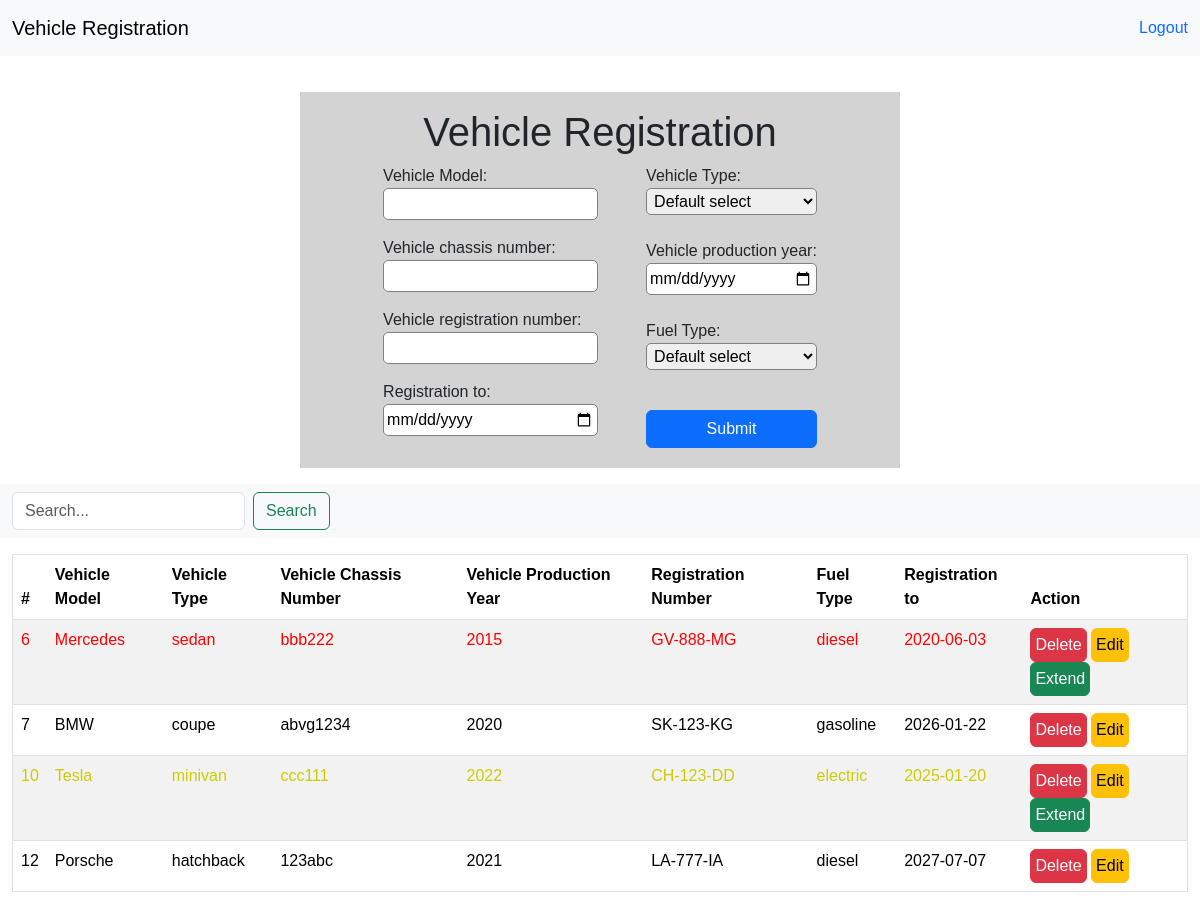
/registration.php, run on the app's committed database.
### tables this page shows
CREATE TABLE `registrations` (
  `id` int(11) NOT NULL,
  `vehicle_model_id` int(11) NOT NULL,
  `chassis_number` varchar(50) NOT NULL,
  `registration_number` varchar(50) NOT NULL,
  `registration_to` date NOT NULL,
  `vehicle_type_id` int(11) NOT NULL,
  `production_year` year(4) NOT NULL,
  `fuel_type_id` int(11) NOT NULL,
  `created_at` timestamp NOT NULL DEFAULT current_timestamp(),
  `updated_at` timestamp NOT NULL DEFAULT current_timestamp() ON UPDATE current_timestamp()
);

CREATE TABLE `vehicle_models` (
  `id` int(11) NOT NULL,
  `name` varchar(255) NOT NULL
);

CREATE TABLE `vehicle_types` (
  `id` int(11) NOT NULL,
  `name` varchar(255) NOT NULL
);

CREATE TABLE `fuel_types` (
  `id` int(11) NOT NULL,
  `name` varchar(255) NOT NULL
);

### classes/RegistrationService.php (called while the page is built, shortened)
<?php
class RegistrationService
{
    private PDO $db;
    public function __construct(PDO $db)
    {
        $this->db = $db;
    }
    public function getVehicleData()
    {
        $fuelTypes = $this->db->query("SELECT id, name FROM fuel_types")->fetchAll(PDO::FETCH_ASSOC);
        $vehicleTypes = $this->db->query("SELECT id, name FROM vehicle_types")->fetchAll(PDO::FETCH_ASSOC);
        $vehicleModels = $this->db->query("SELECT id, name FROM vehicle_models")->fetchAll(PDO::FETCH_ASSOC);
        return [
            'fuelTypes' => $fuelTypes,
            'vehicleTypes' => $vehicleTypes,
            'vehicleModels' => $vehicleModels
        ];
    }
    public function searchRegistrations($searchQuery)
    {
        $query = "SELECT * FROM registrations";
        $stmt = $this->db->prepare($query);
        $stmt->execute();
        return $stmt->fetchAll(PDO::FETCH_ASSOC);
    }
    public function getExpirationColor($registrationTo)
    {
        $currentDate = date('Y-m-d');
        $daysToExpire = floor((strtotime($registrationTo) - strtotime($currentDate)) / (60 * 60 * 24));
        if ($daysToExpire < 0) {
            return 'red';
        } elseif ($daysToExpire <= 30) {
            return '#CCCC00';
        }
        return '';
    }
}

### public/registration.php (the view, shortened to what this page needs)
<?php
require_once './../classes/RegistrationService.php';
$database = new Database();
$db = $database->getConnection();
$registrationService = new RegistrationService($db);
$vehicleData = $registrationService->getVehicleData();
$fuelTypes = $vehicleData['fuelTypes'];
$vehicleTypes = $vehicleData['vehicleTypes'];
$vehicleModels = $vehicleData['vehicleModels'];
$searchQuery = '';
$registrations = $registrationService->searchRegistrations($searchQuery);
?>
<!DOCTYPE html>
<html lang="en">
<head>
    <link href="https://cdn.jsdelivr.net/npm/bootstrap@5.3.3/dist/css/bootstrap.min.css" rel="stylesheet"
>
    <link rel="stylesheet" href="./../styles/main.css">
</head>
<body>
    <nav class="navbar bg-body-tertiary">
        <div class="container-fluid d-flex flex-row justify-content-space-evenly">
            <a class="navbar-brand" href="index.php">Vehicle Registration</a>
            <a class="text-decoration-none" href="logout.php">Logout</a>
        </div>
    </nav>
    <div class="container p-3">
        <h1>Vehicle Registration</h1>
        <form method="POST" action="./../logic/registration_process.php">
            <div class="form-box d-flex">
                <div class="d-flex flex-column wrapper me-5 justify-content-center">
                    <label for="browser">Vehicle Model:</label>
                    <input list="browsers" name="vehicle_model" id="browser" class="form-input mb-3">
                    <label for="chassis_number">Vehicle chassis number:</label>
                    <input id="chassis_number" name="chassis_number" type="text" class="form-input mb-3">
                    <label for="registration_number">Vehicle registration number:</label>
                    <input id="registration_number" name="registration_number" type="text" class="form-input mb-3">
                    <label for="registration_to">Registration to:</label>
                    <input id="registration_to" name="registration_to" type="date" class="form-input mb-3">
                </div>
                <div class="wrapper d-flex flex-column">
                    <label for="vehicle_type">Vehicle Type:</label>
                    <select name="vehicle_type" id="vehicle_type" class="form-input mb-4" required>
                        <option selected disabled>Default select</option>
                    </select>
                    <label for="production_year">Vehicle production year:</label>
                    <input id="production_year" name="production_year" type="date" class="form-input mb-4">
                    <label for="fuel_type">Fuel Type:</label>
                    <select name="fuel_type" id="fuel_type" class="form-input mb-4" required>
                        <option selected disabled>Default select</option>
                    </select>
                    <button class="btn btn-primary mt-3">Submit</button>
                </div>
            </div>
        </form>
    </div>
    <div class="navbar bg-body-tertiary mt-3">
        <div class="container-fluid">
            <form class="d-flex" method="GET" action="registration.php">
                <input class="form-control me-2" type="search" name="search_query" placeholder="Search..."
                    value="<?= htmlspecialchars($searchQuery); ?>" aria-label="Search">
                <button class="btn btn-outline-success" type="submit">Search</button>
            </form>
        </div>
    </div>
    <div class="container-fluid">
        <table class="table table-striped mt-3 border">
            <thead>
                <tr>
                    <th scope="col">#</th>
                    <th scope="col">Vehicle Model</th>
                    <th scope="col">Vehicle Type</th>
                    <th scope="col">Vehicle Chassis Number</th>
                    <th scope="col">Vehicle Production Year</th>
                    <th scope="col">Registration Number</th>
                    <th scope="col">Fuel Type</th>
                    <th scope="col">Registration to</th>
                    <th scope="col">Action</th>
                </tr>
            </thead>
            <tbody>
                <?php foreach ($registrations as $registration): ?>
                    <?php
                    $registrationTo = $registration['registration_to'];
                    $textColor = $registrationService->getExpirationColor($registrationTo);
                    $vehicleModelName = '';
                    foreach ($vehicleModels as $vehicleModel) {
                        if ($vehicleModel['id'] == $registration['vehicle_model_id']) {
                            $vehicleModelName = $vehicleModel['name'];
                            break;
                        }
                    }
                    $vehicleTypeName = '';
                    foreach ($vehicleTypes as $vehicleType) {
                        if ($vehicleType['id'] == $registration['vehicle_type_id']) {
                            $vehicleTypeName = $vehicleType['name'];
                            break;
                        }
                    }
                    $fuelTypeName = '';
                    foreach ($fuelTypes as $fuelType) {
                        if ($fuelType['id'] == $registration['fuel_type_id']) {
                            $fuelTypeName = $fuelType['name'];
                            break;
                        }
                    }
                    ?>
                    <tr>
                        <td style="color: <?= htmlspecialchars($textColor); ?>">
                            <?= htmlspecialchars($registration['id']); ?>
                        </td>
                        <td style="color: <?= htmlspecialchars($textColor); ?>">
                            <?= htmlspecialchars($vehicleModelName); ?>
                        </td>
                        <td style="color: <?= htmlspecialchars($textColor); ?>">
                            <?= htmlspecialchars($vehicleTypeName); ?>
                        </td>
                        <td style="color: <?= htmlspecialchars($textColor); ?>">
                            <?= htmlspecialchars($registration['chassis_number']); ?>
                        </td>
                        <td style="color: <?= htmlspecialchars($textColor); ?>">
                            <?= htmlspecialchars($registration['production_year']); ?>
                        </td>
                        <td style="color: <?= htmlspecialchars($textColor); ?>">
                            <?= htmlspecialchars($registration['registration_number']); ?>
                        </td>
                        <td style="color: <?= htmlspecialchars($textColor); ?>">
                            <?= htmlspecialchars($fuelTypeName); ?>
                        </td>
                        <td style="color: <?= htmlspecialchars($textColor); ?>">
                            <?= htmlspecialchars($registration['registration_to']); ?>
                        </td>
                        <td style="color: <?= htmlspecialchars($textColor); ?>">
                            <a href="./../logic/delete_registration.php?id=<?= $registration['id']; ?>"
                                class="btn btn-danger p-1">Delete</a>
                            <a href="edit_registration.php?id=<?= $registration['id']; ?>"
                                class="btn btn-warning p-1">Edit</a>
                            <?php
                            if ($textColor == 'red' || $textColor == '#CCCC00'):
                                ?>
                                <a href="extend_registration.php?id=<?= $registration['id']; ?>"
                                    class="btn btn-success p-1">Extend</a>
                                <?php
                            endif ?>
                        </td>
                    </tr>
                <?php endforeach; ?>
            </tbody>
        </table>
    </div>
</body>
</html>

### styles/main.css (style rules this page uses)
body { margin: 0; font-family: sans-serif; box-sizing: border-box; }
.container { display: flex; flex-direction: column; justify-content: center; align-items: center; background-color: lightgray; max-width: 50%; margin-top: 3%; }
.wrapper .form-input { border: 1px solid grey; border-radius: 5px; padding: 3px; }

### data on the page
registrations: id "6", vehicle_model.name "Mercedes", vehicle_type.name "sedan", chassis_number "bbb222", production_year "2015", registration_number "GV-888-MG", fuel_type.name "diesel", registration_to "2020-06-03"
registrations: id "7", vehicle_model.name "BMW", vehicle_type.name "coupe", chassis_number "abvg1234", production_year "2020", registration_number "SK-123-KG", fuel_type.name "gasoline", registration_to "2026-01-22"
registrations: id "10", vehicle_model.name "Tesla", vehicle_type.name "minivan", chassis_number "ccc111", production_year "2022", registration_number "CH-123-DD", fuel_type.name "electric", registration_to "2025-01-20"
registrations: id "12", vehicle_model.name "Porsche", vehicle_type.name "hatchback", chassis_number "123abc", production_year "2021", registration_number "LA-777-IA", fuel_type.name "diesel", registration_to "2027-07-07"
